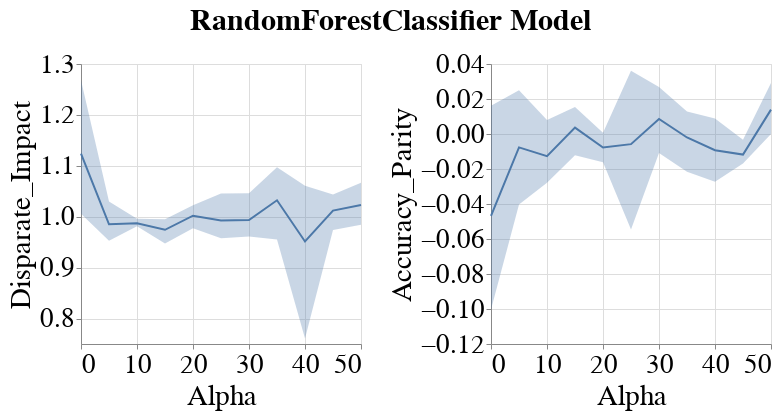

Source (notebook cell):
### Code cell
visualizer.create_group_metrics_line_band_plot(group='sex',
                                               model_name=MODEL_NAMES[0],
                                               group_metrics=['Disparate_Impact', 'Accuracy_Parity'])

### Figure 1 — Vega-Lite specification as saved in the notebook (floating-point values rounded to 4 significant figures)
{"config": {"view": {"continuousWidth": 400, "continuousHeight": 300}, "axis": {"labelFontSize": 27, "labelFontWeight": "normal", "titleFontSize": 29, "titleFontWeight": "normal"}, "legend": {"labelFontSize": 27, "symbolStrokeWidth": 10, "titleFontSize": 29}, "title": {"fontSize": 27}}, "vconcat": [{"hconcat": [{"layer": [{"mark": {"type": "errorband", "extent": "ci"}, "encoding": {"x": {"field": "Intervention_Param", "title": "Alpha", "type": "quantitative"}, "y": {"field": "Metric_Value", "scale": {"zero": false}, "title": "Disparate_Impact", "type": "quantitative"}}}, {"mark": "line", "encoding": {"x": {"field": "Intervention_Param", "title": "Alpha", "type": "quantitative"}, "y": {"aggregate": "mean", "field": "Metric_Value", "scale": {"zero": false}, "title": "Disparate_Impact", "type": "quantitative"}}}], "height": 280, "width": 280}, {"layer": [{"mark": {"type": "errorband", "extent": "ci"}, "encoding": {"x": {"field": "Intervention_Param", "title": "Alpha", "type": "quantitative"}, "y": {"field": "Metric_Value", "scale": {"zero": false}, "title": "Accuracy_Parity", "type": "quantitative"}}}, {"mark": "line", "encoding": {"x": {"field": "Intervention_Param", "title": "Alpha", "type": "quantitative"}, "y": {"aggregate": "mean", "field": "Metric_Value", "scale": {"zero": false}, "title": "Accuracy_Parity", "type": "quantitative"}}}], "data": {"name": "data-4577463f0daae1313c0a59d0e893ecdb"}, "height": 280, "width": 280}]}], "data": {"name": "data-90b0a97d81ef891d6e1661b762020224"}, "title": {"text": "RandomForestClassifier Model", "anchor": "middle", "dy": -10, "fontSize": 30}, "$schema": "https://vega.github.io/schema/vega-lite/v4.17.0.json", "datasets": {"data-90b0a97d81ef891d6e1661b762020224": [{"Metric": "Disparate_Impact", "Model_Name": "RandomForestClassifier", "Experiment_Iteration": "Exp_iter_3", "Intervention_Param": 5.0, "Group": "sex", "Metric_Value": 0.9649}, {"Metric": "Disparate_Impact", "Model_Name": "RandomForestClassifier", "Experiment_Iteration": "Exp_iter_3", "Intervention_Param": 10.0, "Group": "sex", "Metric_Value": 0.9839}, {"Metric": "Disparate_Impact", "Model_Name": "RandomForestClassifier", "Experiment_Iteration": "Exp_iter_3", "Intervention_Param": 15.0, "Group": "sex", "Metric_Value": 0.9808}, {"Metric": "Disparate_Impact", "Model_Name": "RandomForestClassifier", "Experiment_Iteration": "Exp_iter_3", "Intervention_Param": 20.0, "Group": "sex", "Metric_Value": 1.04}, {"Metric": "Disparate_Impact", "Model_Name": "RandomForestClassifier", "Experiment_Iteration": "Exp_iter_3", "Intervention_Param": 25.0, "Group": "sex", "Metric_Value": 0.9767}, {"Metric": "Disparate_Impact", "Model_Name": "RandomForestClassifier", "Experiment_Iteration": "Exp_iter_3", "Intervention_Param": 30.0, "Group": "sex", "Metric_Value": 0.9787}, {"Metric": "Disparate_Impact", "Model_Name": "RandomForestClassifier", "Experiment_Iteration": "Exp_iter_3", "Intervention_Param": 35.0, "Group": "sex", "Metric_Value": 1.053}, {"Metric": "Disparate_Impact", "Model_Name": "RandomForestClassifier", "Experiment_Iteration": "Exp_iter_3", "Intervention_Param": 40.0, "Group": "sex", "Metric_Value": 1.022}, {"Metric": "Disparate_Impact", "Model_Name": "RandomForestClassifier", "Experiment_Iteration": "Exp_iter_3", "Intervention_Param": 45.0, "Group": "sex", "Metric_Value": 0.9737}, {"Metric": "Disparate_Impact", "Model_Name": "RandomForestClassifier", "Experiment_Iteration": "Exp_iter_3", "Intervention_Param": 50.0, "Group": "sex", "Metric_Value": 1.035}, {"Metric": "Disparate_Impact", "Model_Name": "RandomForestClassifier", "Experiment_Iteration": "Exp_iter_3", "Intervention_Param": 0.0, "Group": "sex", "Metric_Value": 1.317}, {"Metric": "Disparate_Impact", "Model_Name": "RandomForestClassifier", "Experiment_Iteration": "Exp_iter_4", "Intervention_Param": 5.0, "Group": "sex", "Metric_Value": 1.051}, {"Metric": "Disparate_Impact", "Model_Name": "RandomForestClassifier", "Experiment_Iteration": "Exp_iter_4", "Intervention_Param": 10.0, "Group": "sex", "Metric_Value": 0.9844}, {"Metric": "Disparate_Impact", "Model_Name": "RandomForestClassifier", "Experiment_Iteration": "Exp_iter_4", "Intervention_Param": 15.0, "Group": "sex", "Metric_Value": 0.9362}, {"Metric": "Disparate_Impact", "Model_Name": "RandomForestClassifier", "Experiment_Iteration": "Exp_iter_4", "Intervention_Param": 20.0, "Group": "sex", "Metric_Value": 0.9697}, {"Metric": "Disparate_Impact", "Model_Name": "RandomForestClassifier", "Experiment_Iteration": "Exp_iter_4", "Intervention_Param": 25.0, "Group": "sex", "Metric_Value": 0.9516}, {"Metric": "Disparate_Impact", "Model_Name": "RandomForestClassifier", "Experiment_Iteration": "Exp_iter_4", "Intervention_Param": 30.0, "Group": "sex", "Metric_Value": 1.073}, {"Metric": "Disparate_Impact", "Model_Name": "RandomForestClassifier", "Experiment_Iteration": "Exp_iter_4", "Intervention_Param": 35.0, "Group": "sex", "Metric_Value": 1.036}, {"Metric": "Disparate_Impact", "Model_Name": "RandomForestClassifier", "Experiment_Iteration": "Exp_iter_4", "Intervention_Param": 40.0, "Group": "sex", "Metric_Value": 0.6667}, {"Metric": "Disparate_Impact", "Model_Name": "RandomForestClassifier", "Experiment_Iteration": "Exp_iter_4", "Intervention_Param": 45.0, "Group": "sex", "Metric_Value": 1.019}, {"Metric": "Disparate_Impact", "Model_Name": "RandomForestClassifier", "Experiment_Iteration": "Exp_iter_4", "Intervention_Param": 50.0, "Group": "sex", "Metric_Value": 1.0}, {"Metric": "Disparate_Impact", "Model_Name": "RandomForestClassifier", "Experiment_Iteration": "Exp_iter_4", "Intervention_Param": 0.0, "Group": "sex", "Metric_Value": 1.121}, {"Metric": "Disparate_Impact", "Model_Name": "RandomForestClassifier", "Experiment_Iteration": "Exp_iter_5", "Intervention_Param": 5.0, "Group": "sex", "Metric_Value": 0.9811}, {"Metric": "Disparate_Impact", "Model_Name": "RandomForestClassifier", "Experiment_Iteration": "Exp_iter_5", "Intervention_Param": 10.0, "Group": "sex", "Metric_Value": 1.0}, {"Metric": "Disparate_Impact", "Model_Name": "RandomForestClassifier", "Experiment_Iteration": "Exp_iter_5", "Intervention_Param": 15.0, "Group": "sex", "Metric_Value": 1.0}, {"Metric": "Disparate_Impact", "Model_Name": "RandomForestClassifier", "Experiment_Iteration": "Exp_iter_5", "Intervention_Param": 20.0, "Group": "sex", "Metric_Value": 1.0}, {"Metric": "Disparate_Impact", "Model_Name": "RandomForestClassifier", "Experiment_Iteration": "Exp_iter_5", "Intervention_Param": 25.0, "Group": "sex", "Metric_Value": 0.9711}, {"Metric": "Disparate_Impact", "Model_Name": "RandomForestClassifier", "Experiment_Iteration": "Exp_iter_5", "Intervention_Param": 30.0, "Group": "sex", "Metric_Value": 0.965}, {"Metric": "Disparate_Impact", "Model_Name": "RandomForestClassifier", "Experiment_Iteration": "Exp_iter_5", "Intervention_Param": 35.0, "Group": "sex", "Metric_Value": 0.9228}, {"Metric": "Disparate_Impact", "Model_Name": "RandomForestClassifier", "Experiment_Iteration": "Exp_iter_5", "Intervention_Param": 40.0, "Group": "sex", "Metric_Value": 1.074}, {"Metric": "Disparate_Impact", "Model_Name": "RandomForestClassifier", "Experiment_Iteration": "Exp_iter_5", "Intervention_Param": 45.0, "Group": "sex", "Metric_Value": null}, {"Metric": "Disparate_Impact", "Model_Name": "RandomForestClassifier", "Experiment_Iteration": "Exp_iter_5", "Intervention_Param": 50.0, "Group": "sex", "Metric_Value": 0.9688}, {"Metric": "Disparate_Impact", "Model_Name": "RandomForestClassifier", "Experiment_Iteration": "Exp_iter_5", "Intervention_Param": 0.0, "Group": "sex", "Metric_Value": 1.09}, {"Metric": "Disparate_Impact", "Model_Name": "RandomForestClassifier", "Experiment_Iteration": "Exp_iter_6", "Intervention_Param": 0.0, "Group": "sex", "Metric_Value": 0.9673}, {"Metric": "Disparate_Impact", "Model_Name": "RandomForestClassifier", "Experiment_Iteration": "Exp_iter_6", "Intervention_Param": 5.0, "Group": "sex", "Metric_Value": 0.9434}, {"Metric": "Disparate_Impact", "Model_Name": "RandomForestClassifier", "Experiment_Iteration": "Exp_iter_6", "Intervention_Param": 10.0, "Group": "sex", "Metric_Value": 0.98}, {"Metric": "Disparate_Impact", "Model_Name": "RandomForestClassifier", "Experiment_Iteration": "Exp_iter_6", "Intervention_Param": 15.0, "Group": "sex", "Metric_Value": 0.9804}, {"Metric": "Disparate_Impact", "Model_Name": "RandomForestClassifier", "Experiment_Iteration": "Exp_iter_6", "Intervention_Param": 20.0, "Group": "sex", "Metric_Value": 0.9983}, {"Metric": "Disparate_Impact", "Model_Name": "RandomForestClassifier", "Experiment_Iteration": "Exp_iter_6", "Intervention_Param": 25.0, "Group": "sex", "Metric_Value": 1.071}, {"Metric": "Disparate_Impact", "Model_Name": "RandomForestClassifier", "Experiment_Iteration": "Exp_iter_6", "Intervention_Param": 30.0, "Group": "sex", "Metric_Value": 0.9574}, {"Metric": "Disparate_Impact", "Model_Name": "RandomForestClassifier", "Experiment_Iteration": "Exp_iter_6", "Intervention_Param": 35.0, "Group": "sex", "Metric_Value": 1.118}, {"Metric": "Disparate_Impact", "Model_Name": "RandomForestClassifier", "Experiment_Iteration": "Exp_iter_6", "Intervention_Param": 40.0, "Group": "sex", "Metric_Value": 1.043}, {"Metric": "Disparate_Impact", "Model_Name": "RandomForestClassifier", "Experiment_Iteration": "Exp_iter_6", "Intervention_Param": 45.0, "Group": "sex", "Metric_Value": 1.043}, {"Metric": "Disparate_Impact", "Model_Name": "RandomForestClassifier", "Experiment_Iteration": "Exp_iter_6", "Intervention_Param": 50.0, "Group": "sex", "Metric_Value": 1.089}], "data-4577463f0daae1313c0a59d0e893ecdb": [{"Metric": "Accuracy_Parity", "Model_Name": "RandomForestClassifier", "Experiment_Iteration": "Exp_iter_3", "Intervention_Param": 5.0, "Group": "sex", "Metric_Value": -0.03226}, {"Metric": "Accuracy_Parity", "Model_Name": "RandomForestClassifier", "Experiment_Iteration": "Exp_iter_3", "Intervention_Param": 10.0, "Group": "sex", "Metric_Value": -0.01613}, {"Metric": "Accuracy_Parity", "Model_Name": "RandomForestClassifier", "Experiment_Iteration": "Exp_iter_3", "Intervention_Param": 15.0, "Group": "sex", "Metric_Value": 0.01754}, {"Metric": "Accuracy_Parity", "Model_Name": "RandomForestClassifier", "Experiment_Iteration": "Exp_iter_3", "Intervention_Param": 20.0, "Group": "sex", "Metric_Value": -0.01471}, {"Metric": "Accuracy_Parity", "Model_Name": "RandomForestClassifier", "Experiment_Iteration": "Exp_iter_3", "Intervention_Param": 25.0, "Group": "sex", "Metric_Value": -0.08065}, {"Metric": "Accuracy_Parity", "Model_Name": "RandomForestClassifier", "Experiment_Iteration": "Exp_iter_3", "Intervention_Param": 30.0, "Group": "sex", "Metric_Value": 0.01754}, {"Metric": "Accuracy_Parity", "Model_Name": "RandomForestClassifier", "Experiment_Iteration": "Exp_iter_3", "Intervention_Param": 35.0, "Group": "sex", "Metric_Value": 0.00283}, {"Metric": "Accuracy_Parity", "Model_Name": "RandomForestClassifier", "Experiment_Iteration": "Exp_iter_3", "Intervention_Param": 40.0, "Group": "sex", "Metric_Value": 0.01896}, {"Metric": "Accuracy_Parity", "Model_Name": "RandomForestClassifier", "Experiment_Iteration": "Exp_iter_3", "Intervention_Param": 45.0, "Group": "sex", "Metric_Value": -0.01613}, {"Metric": "Accuracy_Parity", "Model_Name": "RandomForestClassifier", "Experiment_Iteration": "Exp_iter_3", "Intervention_Param": 50.0, "Group": "sex", "Metric_Value": 0.00283}, {"Metric": "Accuracy_Parity", "Model_Name": "RandomForestClassifier", "Experiment_Iteration": "Exp_iter_3", "Intervention_Param": 0.0, "Group": "sex", "Metric_Value": -0.09734}, {"Metric": "Accuracy_Parity", "Model_Name": "RandomForestClassifier", "Experiment_Iteration": "Exp_iter_4", "Intervention_Param": 5.0, "Group": "sex", "Metric_Value": 0.03226}, {"Metric": "Accuracy_Parity", "Model_Name": "RandomForestClassifier", "Experiment_Iteration": "Exp_iter_4", "Intervention_Param": 10.0, "Group": "sex", "Metric_Value": -0.02037}, {"Metric": "Accuracy_Parity", "Model_Name": "RandomForestClassifier", "Experiment_Iteration": "Exp_iter_4", "Intervention_Param": 15.0, "Group": "sex", "Metric_Value": 0.0133}, {"Metric": "Accuracy_Parity", "Model_Name": "RandomForestClassifier", "Experiment_Iteration": "Exp_iter_4", "Intervention_Param": 20.0, "Group": "sex", "Metric_Value": -0.01754}, {"Metric": "Accuracy_Parity", "Model_Name": "RandomForestClassifier", "Experiment_Iteration": "Exp_iter_4", "Intervention_Param": 25.0, "Group": "sex", "Metric_Value": 0.04839}, {"Metric": "Accuracy_Parity", "Model_Name": "RandomForestClassifier", "Experiment_Iteration": "Exp_iter_4", "Intervention_Param": 30.0, "Group": "sex", "Metric_Value": -0.02037}, {"Metric": "Accuracy_Parity", "Model_Name": "RandomForestClassifier", "Experiment_Iteration": "Exp_iter_4", "Intervention_Param": 35.0, "Group": "sex", "Metric_Value": 0.01613}, {"Metric": "Accuracy_Parity", "Model_Name": "RandomForestClassifier", "Experiment_Iteration": "Exp_iter_4", "Intervention_Param": 40.0, "Group": "sex", "Metric_Value": -0.001415}, {"Metric": "Accuracy_Parity", "Model_Name": "RandomForestClassifier", "Experiment_Iteration": "Exp_iter_4", "Intervention_Param": 45.0, "Group": "sex", "Metric_Value": -0.01754}, {"Metric": "Accuracy_Parity", "Model_Name": "RandomForestClassifier", "Experiment_Iteration": "Exp_iter_4", "Intervention_Param": 50.0, "Group": "sex", "Metric_Value": -0.00283}, {"Metric": "Accuracy_Parity", "Model_Name": "RandomForestClassifier", "Experiment_Iteration": "Exp_iter_4", "Intervention_Param": 0.0, "Group": "sex", "Metric_Value": -0.1033}, {"Metric": "Accuracy_Parity", "Model_Name": "RandomForestClassifier", "Experiment_Iteration": "Exp_iter_5", "Intervention_Param": 5.0, "Group": "sex", "Metric_Value": 0.01786}, {"Metric": "Accuracy_Parity", "Model_Name": "RandomForestClassifier", "Experiment_Iteration": "Exp_iter_5", "Intervention_Param": 10.0, "Group": "sex", "Metric_Value": -0.03175}, {"Metric": "Accuracy_Parity", "Model_Name": "RandomForestClassifier", "Experiment_Iteration": "Exp_iter_5", "Intervention_Param": 15.0, "Group": "sex", "Metric_Value": 0.0}, {"Metric": "Accuracy_Parity", "Model_Name": "RandomForestClassifier", "Experiment_Iteration": "Exp_iter_5", "Intervention_Param": 20.0, "Group": "sex", "Metric_Value": 0.0}, {"Metric": "Accuracy_Parity", "Model_Name": "RandomForestClassifier", "Experiment_Iteration": "Exp_iter_5", "Intervention_Param": 25.0, "Group": "sex", "Metric_Value": 0.02381}, {"Metric": "Accuracy_Parity", "Model_Name": "RandomForestClassifier", "Experiment_Iteration": "Exp_iter_5", "Intervention_Param": 30.0, "Group": "sex", "Metric_Value": 0.001984}, {"Metric": "Accuracy_Parity", "Model_Name": "RandomForestClassifier", "Experiment_Iteration": "Exp_iter_5", "Intervention_Param": 35.0, "Group": "sex", "Metric_Value": -0.02976}, {"Metric": "Accuracy_Parity", "Model_Name": "RandomForestClassifier", "Experiment_Iteration": "Exp_iter_5", "Intervention_Param": 40.0, "Group": "sex", "Metric_Value": -0.02381}, {"Metric": "Accuracy_Parity", "Model_Name": "RandomForestClassifier", "Experiment_Iteration": "Exp_iter_5", "Intervention_Param": 45.0, "Group": "sex", "Metric_Value": 0.0}, {"Metric": "Accuracy_Parity", "Model_Name": "RandomForestClassifier", "Experiment_Iteration": "Exp_iter_5", "Intervention_Param": 50.0, "Group": "sex", "Metric_Value": 0.01786}, {"Metric": "Accuracy_Parity", "Model_Name": "RandomForestClassifier", "Experiment_Iteration": "Exp_iter_5", "Intervention_Param": 0.0, "Group": "sex", "Metric_Value": -0.0119}, {"Metric": "Accuracy_Parity", "Model_Name": "RandomForestClassifier", "Experiment_Iteration": "Exp_iter_6", "Intervention_Param": 0.0, "Group": "sex", "Metric_Value": 0.02547}, {"Metric": "Accuracy_Parity", "Model_Name": "RandomForestClassifier", "Experiment_Iteration": "Exp_iter_6", "Intervention_Param": 5.0, "Group": "sex", "Metric_Value": -0.04839}, {"Metric": "Accuracy_Parity", "Model_Name": "RandomForestClassifier", "Experiment_Iteration": "Exp_iter_6", "Intervention_Param": 10.0, "Group": "sex", "Metric_Value": 0.01754}, {"Metric": "Accuracy_Parity", "Model_Name": "RandomForestClassifier", "Experiment_Iteration": "Exp_iter_6", "Intervention_Param": 15.0, "Group": "sex", "Metric_Value": -0.01613}, {"Metric": "Accuracy_Parity", "Model_Name": "RandomForestClassifier", "Experiment_Iteration": "Exp_iter_6", "Intervention_Param": 20.0, "Group": "sex", "Metric_Value": 0.001415}, {"Metric": "Accuracy_Parity", "Model_Name": "RandomForestClassifier", "Experiment_Iteration": "Exp_iter_6", "Intervention_Param": 25.0, "Group": "sex", "Metric_Value": -0.01471}, {"Metric": "Accuracy_Parity", "Model_Name": "RandomForestClassifier", "Experiment_Iteration": "Exp_iter_6", "Intervention_Param": 30.0, "Group": "sex", "Metric_Value": 0.03509}, {"Metric": "Accuracy_Parity", "Model_Name": "RandomForestClassifier", "Experiment_Iteration": "Exp_iter_6", "Intervention_Param": 35.0, "Group": "sex", "Metric_Value": 0.00283}, {"Metric": "Accuracy_Parity", "Model_Name": "RandomForestClassifier", "Experiment_Iteration": "Exp_iter_6", "Intervention_Param": 40.0, "Group": "sex", "Metric_Value": -0.03084}, {"Metric": "Accuracy_Parity", "Model_Name": "RandomForestClassifier", "Experiment_Iteration": "Exp_iter_6", "Intervention_Param": 45.0, "Group": "sex", "Metric_Value": -0.0133}, {"Metric": "Accuracy_Parity", "Model_Name": "RandomForestClassifier", "Experiment_Iteration": "Exp_iter_6", "Intervention_Param": 50.0, "Group": "sex", "Metric_Value": 0.03792}]}}
